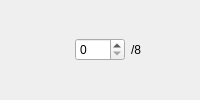
         <widget class="QWidget" name="widget_3" native="true">
          <layout class="QHBoxLayout" name="horizontalLayout_3">
           <property name="leftMargin">
            <number>0</number>
           </property>
           <property name="topMargin">
            <number>0</number>
           </property>
           <property name="rightMargin">
            <number>0</number>
           </property>
           <property name="bottomMargin">
            <number>0</number>
           </property>
           <item>
            <widget class="QLabel" name="label_3">
             <property name="maximumSize">
              <size>
               <width>75</width>
               <height>75</height>
              </size>
             </property>
             <property name="toolTip">
              <string>#332E57_#825286</string>
             </property>
             <property name="text">
              <string/>
             </property>
             <property name="pixmap">
              <pixmap resource="../../resource.qrc">:/pairs/assets/#332E57_#825286.png</pixmap>
             </property>
             <property name="scaledContents">
              <bool>true</bool>
             </property>
            </widget>
           </item>
           <item>
            <widget class="QSpinBox" name="#332E57_#825286_spin">
             <property name="maximumSize">
              <size>
               <width>50</width>
               <height>16777215</height>
              </size>
             </property>
             <property name="minimum">
              <number>0</number>
             </property>
             <property name="maximum">
              <number>8</number>
             </property>
            </widget>
           </item>
           <item>
            <widget class="QLabel" name="label_3_2">
             <property name="text">
              <string>/8</string>
             </property>
            </widget>
           </item>
          </layout>
         </widget>
